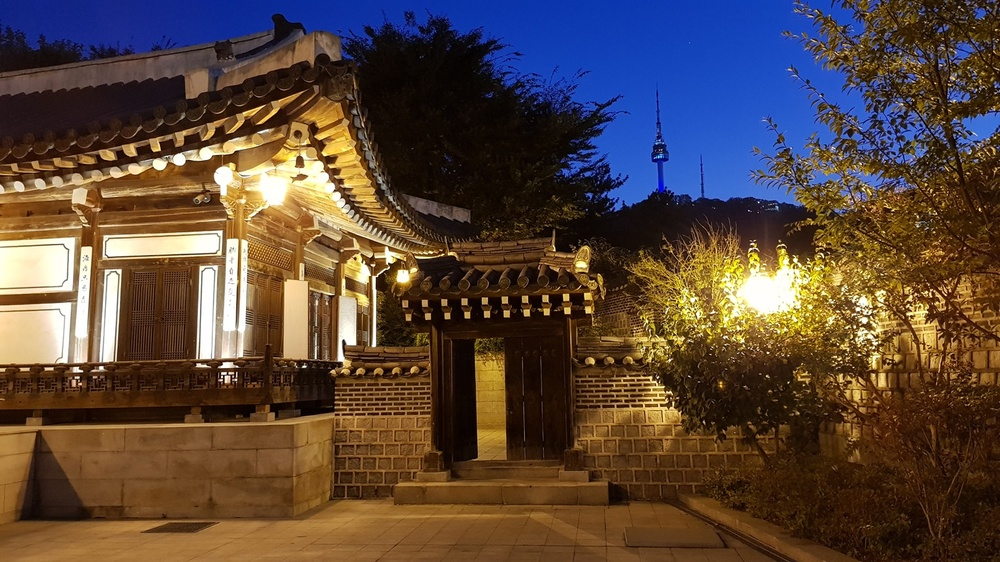
#> input picture templo.jpg, 1000 x 562 px, shrunk from 1536 x 864 before the run
$ python conv_opencv_G2.py
#> lines starting #> are read from the running program, lines starting #| are printed output that depends on the picture
import cv2
import numpy as np
import time

img = cv2.imread('templo.jpg')
#> img is the input picture: shape (562, 1000, 3); mean B, G, R 60.3, 70.4, 88.5

img_rgb = cv2.cvtColor(img, cv2.COLOR_BGR2RGB)

blur = np.array([[1, 1, 1],
                 [1, 1, 1],
                 [1, 1, 1]])

sharpen = np.array([[0, -1, 0],
                    [-1, 5, -1],
                    [0, -1, 0]])

emboss = np.array([[-2, -1, 0],
                   [-1, 1, 1],
                   [0, 1, 2]])

boost = np.array([[0, -1, 0],
                  [-1, 5, -1],
                  [0, -1, 0]])

bordas = np.array([[1, 0, -1],
                   [1, 0, -1],
                   [1, 0, -1]])

def aplicar_kernel(img, kernel):
    return cv2.filter2D(img, -1, kernel)
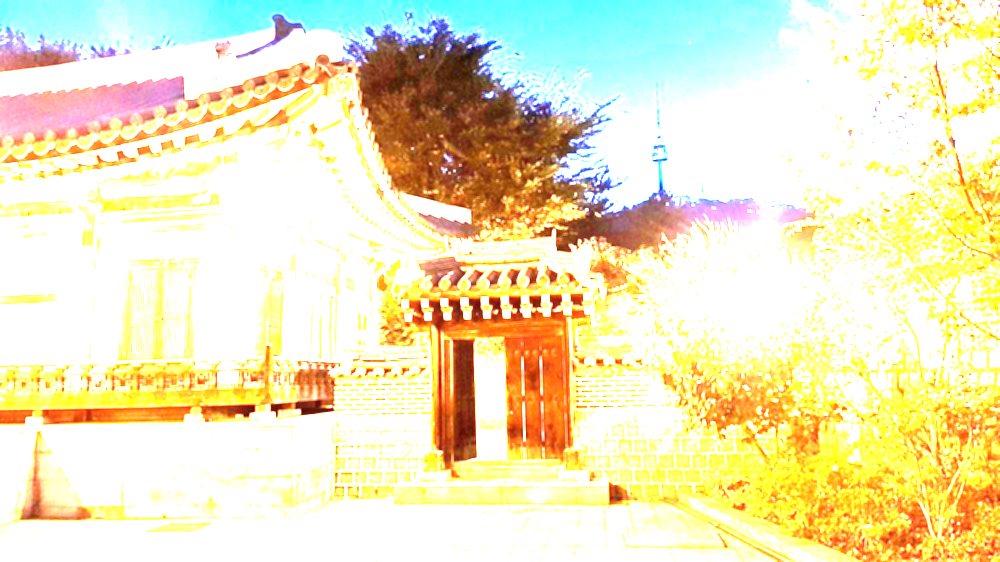
#> returned value: shape (562, 1000, 3); mean of channels 0, 1, 2 191, 230.6, 238.7; drawn as B, G, R

start_time = time.time()
r_blur = aplicar_kernel(img, blur)
print(f"{(time.time() - start_time)} segundos blur")

start_time = time.time()
r_sharpen = aplicar_kernel(img, sharpen)
#> in aplicar_kernel (call 2), `return cv2.filter2D(img, -1, kernel)`:
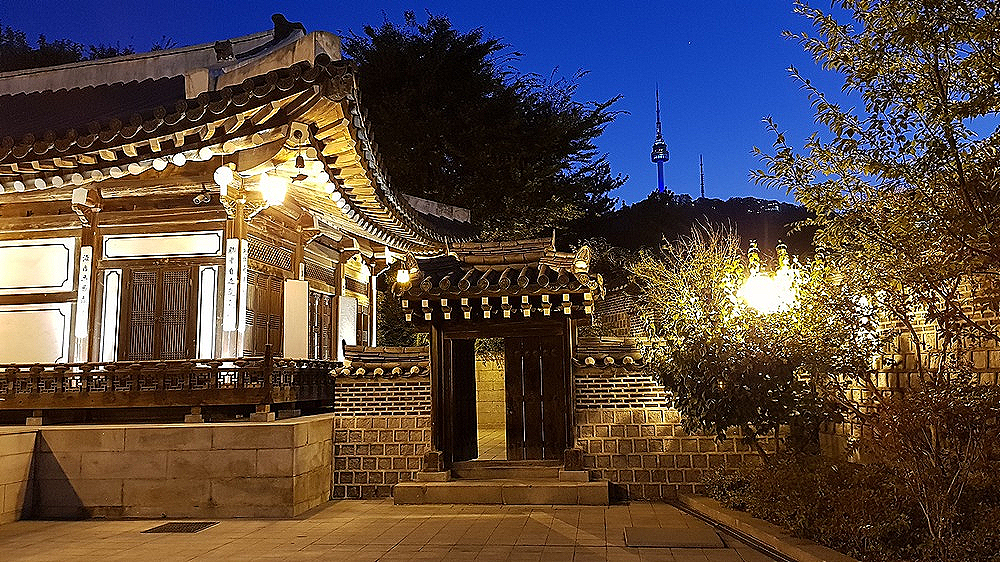
#> returned value: shape (562, 1000, 3); mean of channels 0, 1, 2 67.2, 73.2, 88.2; drawn as B, G, R
print(f"{(time.time() - start_time)} segundos sharpen")

start_time = time.time()
r_emboss = aplicar_kernel(img, emboss)
#> in aplicar_kernel (call 3), `return cv2.filter2D(img, -1, kernel)`:
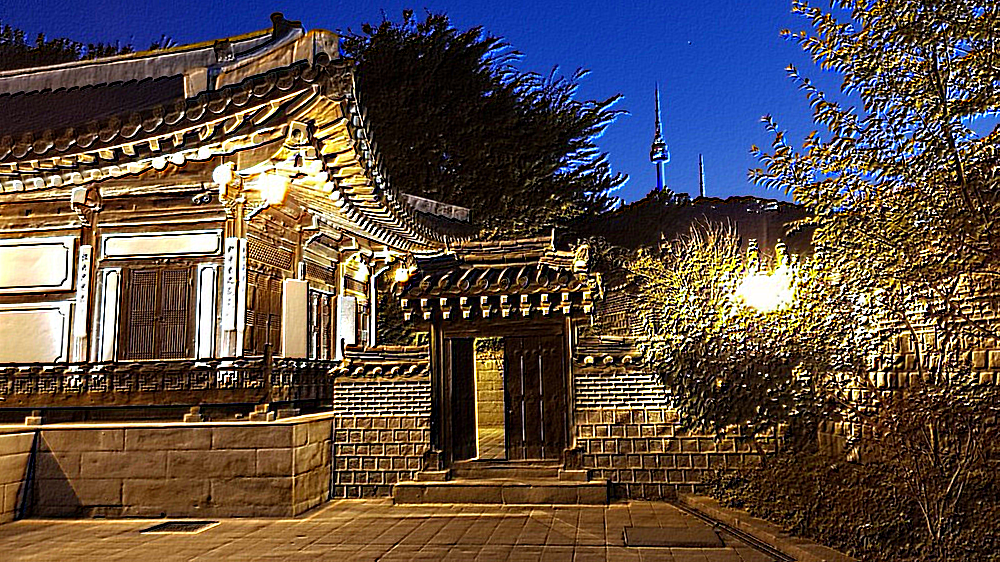
#> returned value: shape (562, 1000, 3); mean of channels 0, 1, 2 70.4, 76.6, 90.5; drawn as B, G, R
print(f"{(time.time() - start_time)} segundos emboss")

start_time = time.time()
r_boost = aplicar_kernel(img, boost)
print(f"{(time.time() - start_time)} segundos boost")

start_time = time.time()
r_bordas = aplicar_kernel(img, bordas)
#> in aplicar_kernel (call 5), `return cv2.filter2D(img, -1, kernel)`:
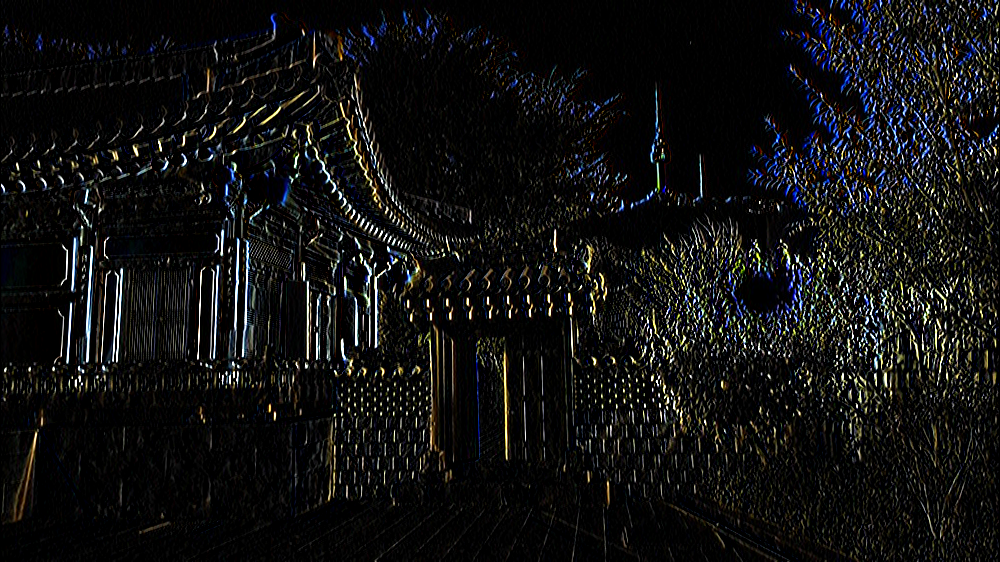
#> returned value: shape (562, 1000, 3); mean of channels 0, 1, 2 17.3, 17.5, 17.4; drawn as B, G, R
print(f"{(time.time() - start_time)} segundos bordas")


cv2.imshow('Imagem Original', img)
cv2.imshow('Blur', r_blur)
cv2.imshow('Sharpen', r_sharpen)
cv2.imshow('Emboss', r_emboss)
cv2.imshow('Boost', r_boost)
cv2.imshow('Bordas', r_bordas)


cv2.waitKey(0)
cv2.destroyAllWindows()
